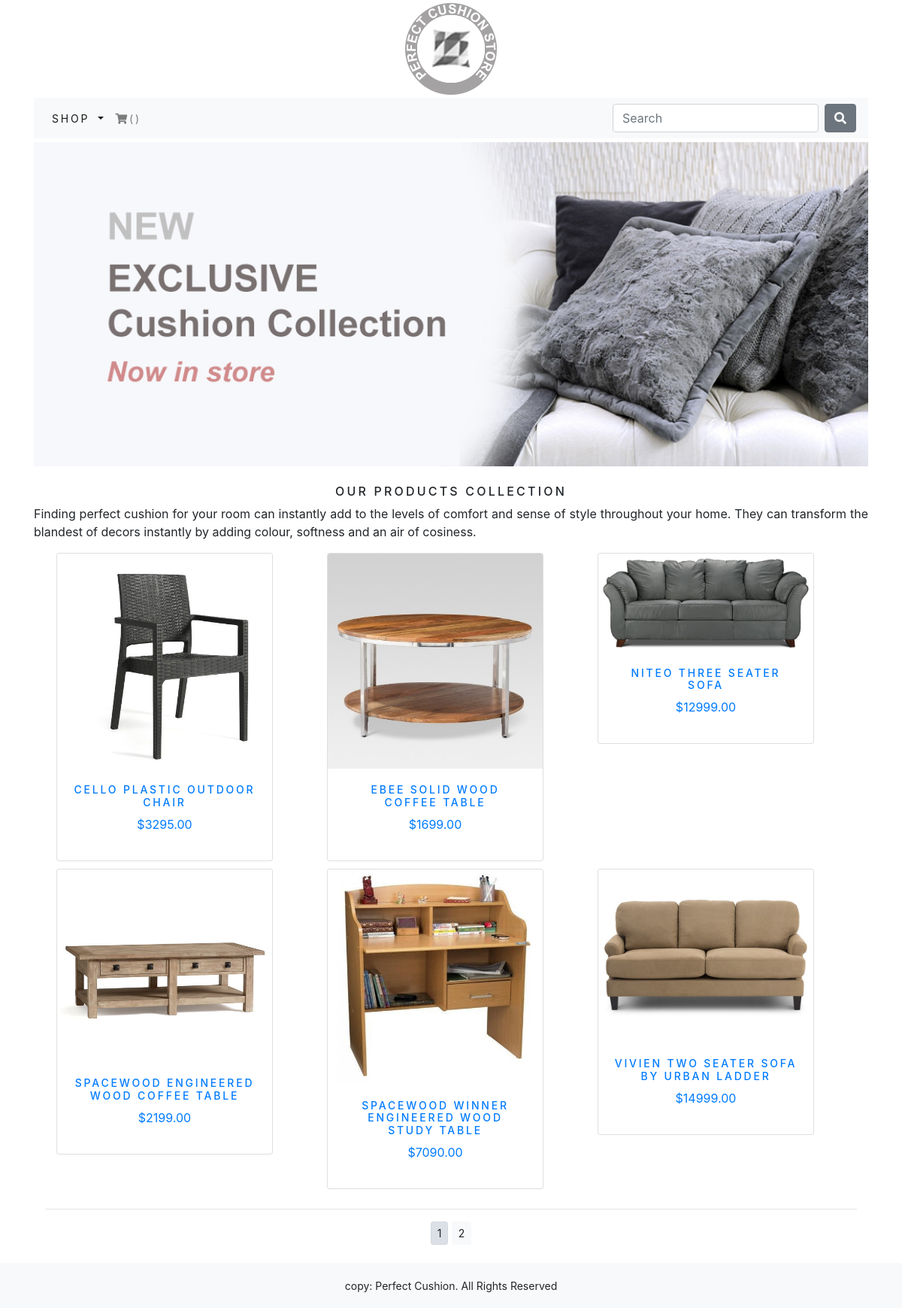
The app's page /shop/ with its own data.
### shop/models.py (models this page shows, shortened)
class Product(models.Model):
    name = models.CharField(max_length=200, unique=True)
    slug = models.SlugField(max_length=200, unique=True)
    description = models.TextField(blank=True)
    category = models.ForeignKey(Category, on_delete=models.CASCADE)
    price = models.DecimalField(max_digits=10, decimal_places=2)
    image = models.ImageField(upload_to="product", blank=True)
    stock = models.IntegerField()
    available = models.BooleanField(default=True)
    created = models.DateTimeField(auto_now_add=True)
    updated = models.DateTimeField(auto_now=True)
    class Meta:
        ordering = ('name',)
        verbose_name = 'product'
        verbose_name_plural = 'products'
    def get_url(self):
        return reverse('shop:ProdCatDetail', args=[self.category.slug, self.slug])

### shop/views.py (the view)
# urls.py: path('', views.allProdCat, name='allProdCat'),
def allProdCat(request, c_slug=None):
    c_page = None
    products_list = None
    if c_slug != None:
        c_page = get_object_or_404(Category, slug=c_slug)
        products_list = Product.objects.filter(category=c_page, available=True)
    else:
        products_list = Product.objects.all().filter(available=True)
    paginator = Paginator(products_list, 6)
    try:
        page = int(request.GET.get('page', 1))
    except:
        page = 1
    try:
        products = paginator.page(page)
    except (EmptyPage, InvalidPage):
        products = paginator.page(paginator.num_pages)
    return render(request, 'shop/category.html', {'category':c_page, 'products':products})

### cart/context_processors.py (called while the page is built)
def counter(request):
    item_count = 0
    if 'admin' in request.path:
        return {}
    else:
        try:
            cart = Cart.objects.filter(cart_id=_cart_id(request))
            cart_items = CartItem.objects.all().filter(cart=cart[:1])
            for cart_item in cart_items:
                item_count += cart_item.quantity
        except Cart.DoesNotExist:
            item_count = 0
    return dict(item_count = item_count)

### cart/views.py (called while the page is built)
def _cart_id(request):
    cart = request.session.session_key
    if not cart:
        cart = request.session.create()
    return cart

### shop/context_processors.py (called while the page is built)
def menu_links(request):
    links = Category.objects.all()
    return dict(links=links)

### shop/models.py (called while the page is built)
    def get_url(self):
        return reverse('shop:products_by_category', args=[self.slug])

### shop/templates/shop/category.html (shortened to what this page needs)
{% extends 'shop/base.html' %}
{% load staticfiles %}
{% block content %}
    <div class="mx-auto">
        {% if category %}
            <img class="my_image" src="{{ category.image.url }}" alt="{{ category.name }}">
    </div>
    <br>
    <div>
        <h1 class="text-center my_title">{{ category.name }}</h1>
        <p class="text-justify">{{ category.description }}</p>
    </div>
    {% else %}
        <img class="my_image my_image_padding" src="{% static 'img/banner.jpg' %}" alt="Our Products Collection">
    </div>
    <br>
    <div>
        <h1 class="text-center my_title">Our Products Collection</h1>
        <p class="text-justify">Finding perfect cushion for your room can instantly add to the levels of comfort and
        sense of style throughout your home. They can transform the blandest of decors instantly by adding colour,
        softness and an air of cosiness.</p>
    </div>
    {% endif %}
    <div class="container">
        <div class="row mx-auto">
            {% for product in products.object_list %}
                <div class="my_bottom_margin col-9 col-sm-12 col-md-4 col-md-12 col-lg-4">
                    <div class="card text-center" style="width: 18rem;">
                        <a href="{{ product.get_url }}">
                            <img class="card-img-top my_image" src="{{ product.image.url }}" alt="{{product.name}}">
                            <div class="card-body">
                                <h4>{{ product.name }}</h4>
                                <p>${{ product.price }}</p>
                            </div>
                        </a>
                    </div>
                </div>
            {% endfor %}
        </div>
        <div class="mx-auto">
            {% if products.paginator.num_pages > 1 %}
                <hr>
                <div class="text-center">
                    {% for pg in products.paginator.page_range %}
                        <a href="?page={{pg}}" class="btn btn-light btn-sm {% if products.number == pg%}active{%endif%}">{{pg}}</a>
                    {% endfor %}
                </div>
            {% endif %}
        </div>
        <br>
    </div>
{% endblock %}

### shop/templates/shop/base.html (shortened to what this page needs)
{% load static %}
<!DOCTYPE html>
<html lang="en">
<head>
    <link rel="stylesheet" href="{% static 'css/custom.css' %}">
    <link rel="stylesheet" href="{% static 'css/bootstrap.min.css' %}">
    <link rel="stylesheet" href="{% static 'css/fontawesome-all.min.css' %}">
</head>
<body>
    <div class="container">
        {% include 'header.html' %}
        {% include 'navbar.html' %}
        {% block content %}
        {% endblock %}
    </div>
    {% include 'footer.html' %}
</body>
</html>

### shop/templates/header.html
{% load staticfiles %}
<header>
    <center>
        <a href="{% url 'shop:allProdCat' %}"><img src="{% static 'img/logo.png' %}" alt="Perfect Cushion Store"></a>
    </center>
</header>

### shop/templates/navbar.html (shortened to what this page needs)
<nav class="navbar navbar-expand-lg navbar-light bg-light">
    <div class="collapse navbar-collapse" id="navbarSupportedContent">
        <ul class="navbar-nav mr-auto">
            <li class="nav-item dropdown {% if 'shop' in request.path %}active{% endif %}">
                <a class="nav-link dropdown-toggle" href="#" id="navbarDropdown" role="button" data-toggle="dropdown"
                   aria-haspopup="true" aria-expanded="false">
                    Shop
                </a>
            </li>
            <li class="nav-item">
                <a class="nav-link" href="{% url 'cart:cart_detail' %}">
                    <i class="fas fa-shopping-cart"></i>({% if item_count > 0 %}{{item_count}}{% endif %})
                </a>
            </li>
        </ul>
        <form class="form-inline my-2 my-lg-0" action="{% url 'search_app:searchResult' %}" method="get">
            <input class="form-control mr-sm-2" type="search" placeholder="Search" aria-label="Search" name="q">
            <button class="btn btn-secondary my-2 my-sm-0" type="submit"><i class="fas fa-search"></i></button>
        </form>
    </div>
</nav>

### shop/templates/footer.html
<div class="footer navbar-fixed-bottom my_footer">
    <p class="text-center">copy: Perfect Cushion. All Rights Reserved</p>
</div>

### static/css/custom.css (style rules this page uses)
body { font-family: 'Roboto', sans-serif; }
.nav-item { letter-spacing: .2em; font-size: 14px; text-transform: uppercase; }
.my_footer { background-color: #f8f9fa; height: 60px; }
.my_footer p { padding-top: 20px; font-size: 14px; }
.my_image { width: 100%; height: auto; }
.my_title { font-size: 16px; text-transform: uppercase; letter-spacing: .2em; }
.my_image_padding { padding-top: 5px; }
.my_bottom_margin { margin-bottom: 10px; }
.card-body h4 { font-size: 14px; text-transform: uppercase; letter-spacing: .2em; }

### records on screen
Product: image (picture), name "CELLO PLASTIC OUTDOOR CHAIR", price "3295.00"
Product: image (picture), name "EBEE SOLID WOOD COFFEE TABLE", price "1699.00"
Product: image (picture), name "NITEO THREE SEATER SOFA", price "12999.00"
Product: image (picture), name "SPACEWOOD ENGINEERED WOOD COFFEE TABLE", price "2199.00"
Product: image (picture), name "SPACEWOOD WINNER ENGINEERED WOOD STUDY TABLE", price "7090.00"
Product: image (picture), name "VIVIEN TWO SEATER SOFA BY URBAN LADDER", price "14999.00"

### other values on screen
{{ pg }} "1" "2"
